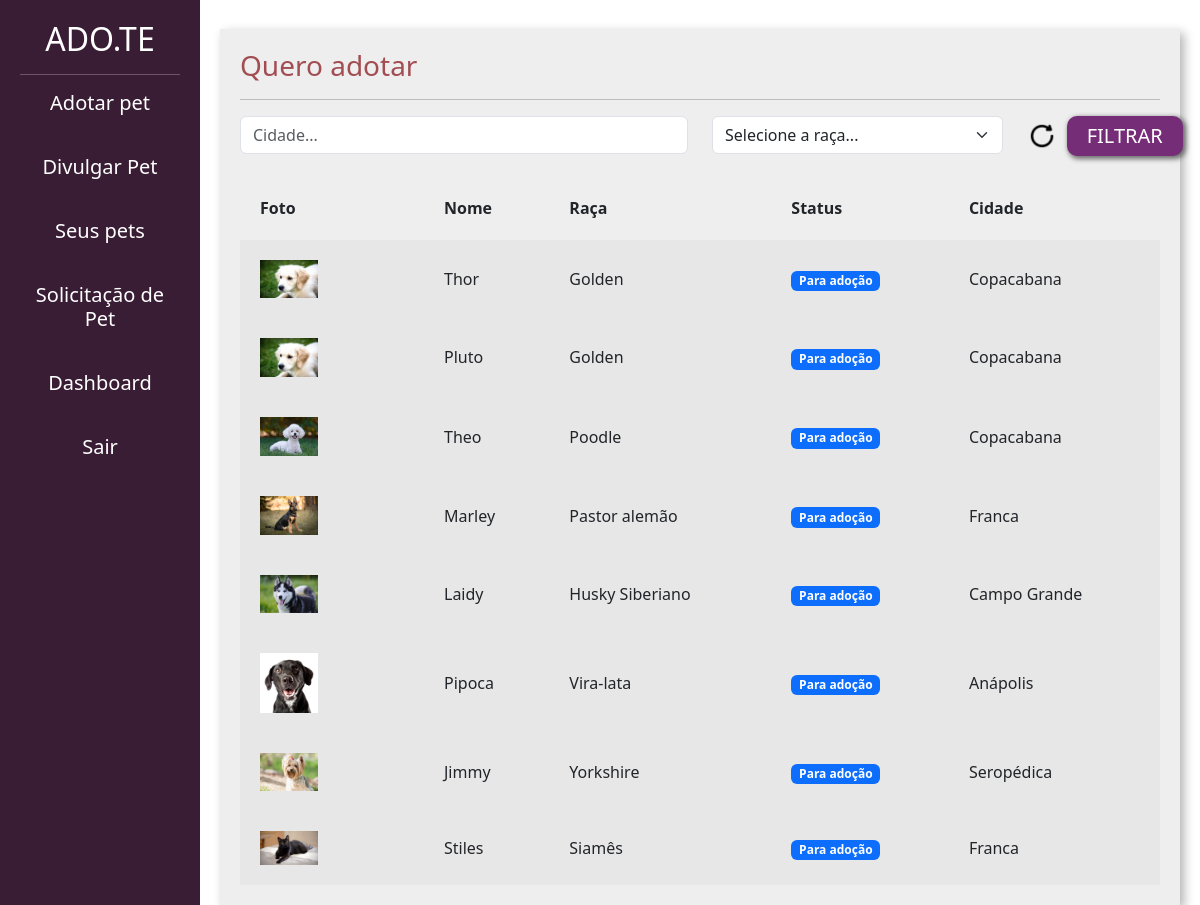
Page /adotar/ (signed in) on the committed database.
### divulgar/models.py (models this page shows, shortened)
class Pet(models.Model):
    foto = models.ImageField(upload_to='fotos_pets')
    choices_status = (('P', 'Para adoção'), ('A', 'Adotado'))
    usuario = models.ForeignKey(User, on_delete=models.DO_NOTHING)
    nome = models.CharField(max_length=100)
    descricao = models.TextField()
    estado = models.CharField(max_length=50)
    cidade = models.CharField(max_length=50)
    telefone = models.CharField(max_length=14)
    tags = models.ManyToManyField(Tag)
    raca = models.ForeignKey(Raca, on_delete=models.DO_NOTHING)
    status = models.CharField(max_length=1,choices=choices_status, default='P')

class Raca(models.Model):
    raca = models.CharField(max_length=50)
    def __str__(self):
        return self.raca

### adotar/views.py (the view)
# urls.py: path('', views.listar_pets, name='listar_pets'),
@login_required
def listar_pets(request):
    if request.method == 'GET':
        pets = Pet.objects.filter(status='P')
        racas = Raca.objects.all()
        cidade = request.GET.get('cidade')
        raca_filter = request.GET.get('raca')
        if cidade:
            pets = pets.filter(cidade__icontains=cidade)
        if raca_filter:
            pets = pets.filter(raca__id=raca_filter)
            raca_filter = Raca.objects.get(id=raca_filter)
        else:
            raca_filter = request.GET.get('raca')
        return render(request, 'listar_pets.html', {'pets': pets, 'racas': racas, 'cidade': cidade, 'raca_filter':raca_filter})

### adotar/templates/listar_pets.html (shortened to what this page needs)
{% load static %}
<!doctype html>
<html lang="pt-BR">
    <head>
    <link href="https://cdn.jsdelivr.net/npm/bootstrap@5.3.0-alpha1/dist/css/bootstrap.min.css" rel="stylesheet">
    <link href="{% static 'usuarios/css/cadastro.css' %}" rel="stylesheet">
    <link href="{% static 'divulgar/css/novo_pet.css' %}" rel="stylesheet">
    <link href="{% static 'divulgar/css/seus_pet.css' %}" rel="stylesheet">
    <link href="{% static 'adotar/css/listar_pets.css' %}" rel="stylesheet">
    </head>
    <body>
        <div class="container-fluid">
            <div class="row">
                <div style='height: auto;' class="col-md-2 bg-side sidebar">
                    <h2>ADO.TE</h2>
                    <hr>
                    <h5><a class="navegação" href="/adotar/">Adotar pet</a><h5/><br>
                        <h5><a class="navegação" href="/divulgar/novo_pet/">Divulgar Pet</a><h5/><br>
                        <h5><a class="navegação" href="/divulgar/seus_pets/">Seus pets</a><h5/><br>
                        <h5><a class="navegação" href="/divulgar/ver_pedido_adocao/">Solicitação de Pet</a><h5/><br>
                        <h5><a class="navegação" href="/divulgar/dashboard/">Dashboard</a><h5/><br>
                        <h5><a class="navegação" href="/auth/sair/">Sair</a><h5/>
                </div>
                <div class="col-md">
                    <div class="wrapper">
                        <div class="box width80">
                            <h3 class="font-vinho">Quero adotar</h3>
                            <hr>
                            <form action="{% url 'listar_pets'%}" method="GET">
                                <div class="row">
                                    <div class="col-md-6">
                                        <input type="text" placeholder="Cidade..." value="{%if cidade%}{{cidade}}{%endif%}" name="cidade" class="form-control">
                                    </div>
                                    <div class="col-md-4">
                                        <select class="form-select" name="raca">
                                        <option value="">Selecione a raça...</option>
                                        </select>
                                    </div>
                                    <div style="display: flex;" class="col-md-2">
                                        <a href="/adotar/"><img title="Desfazer filtro" style="width: 30px; display: flex; margin-top: 5px" src="{% static 'divulgar/img/redefinir.png'%}" alt="botão de redefinir o filtro"></a>
                                        <input style="margin-left: 10px" type="submit" class="btn-custom-secondary" value="FILTRAR">
                                    </div>
                                </div>
                            </form>
                             <table class="tabela" cellpadding="20">
                                <tr>
                                    <th>Foto</th>
                                    <th>Nome</th>
                                    <th>Raça</th>
                                    <th>Status</th>
                                    <th>Cidade</th>
                                </tr>
                                {% for pet in pets%}
                                    <tr class="tabela-linha">
                                        <td width="20%">
                                            <a href="{% url 'ver_pet' pet.id %}"><img width="40%" src="{{pet.foto.url}}"></a>
                                        </td>
                                        <td>
                                            {{pet.nome}}
                                        </td>
                                        <td>
                                            {{pet.raca}}
                                        </td>
                                        <td>
                                            {% if pet.status == "P" %}
                                                <span class="badge text-bg-primary">Para adoção</span>
                                            {% elif pet.status == "A" %}
                                                <span class="badge text-bg-success">Adotado</span>
                                            {% endif%}
                                        </td>
                                        <td>
                                            {{pet.cidade}}
                                        </td>
                                    </tr>
                                {% endfor %}
                            </table>
                        </div>
                    </div>
                </div>
            </div>
        </div>
    </body>
</html>

### templates/static/usuarios/css/cadastro.css (style rules this page uses)
.bg-side { background-color: #391D34; color: white; height: 100vh; }

### templates/static/divulgar/css/novo_pet.css (style rules this page uses)
.sidebar { text-align: center; padding: 20px; }
.wrapper { margin-top: 3%; display: flex; flex-direction: row; justify-content: center; align-items: center; }
.box { padding:20px; width: 50vw; background: rgb(238, 238, 238); box-shadow: 4px 4px 10px rgba(0,0,0,.3); }
.font-vinho { color: #A24D52; }
.navegação { display: flex; justify-content: center; align-items: center; text-decoration: none; color: white; }

### templates/static/divulgar/css/seus_pet.css (style rules this page uses)
.width80 { width: 80vw; }
.tabela { width: 100%; margin-top: 20px; }
.tabela-linha { background-color: #e8e7e7; }
.navegação { display: flex; justify-content: center; align-items: center; text-decoration: none; color: white; }

### templates/static/adotar/css/listar_pets.css (style rules this page uses)
.btn-custom-secondary { background-color: #762D77; border: none; box-shadow: 2px 2px 5px 1px rgb(108, 108, 108); color: white; font-size: 20px; padding: 5px 20px 5px 20px; border-radius: 10px; }
.navegação { display: flex; justify-content: center; align-items: center; text-decoration: none; color: white; }

### rows in the picture
Pet: foto (picture), nome "Thor", raca "Golden", status "Para adoção", cidade "Copacabana"
Pet: foto (picture), nome "Pluto", raca "Golden", status "Para adoção", cidade "Copacabana"
Pet: foto (picture), nome "Theo", raca "Poodle", status "Para adoção", cidade "Copacabana"
Pet: foto (picture), nome "Marley", raca "Pastor alemão", status "Para adoção", cidade "Franca"
Pet: foto (picture), nome "Laidy", raca "Husky Siberiano", status "Para adoção", cidade "Campo Grande"
Pet: foto (picture), nome "Pipoca", raca "Vira-lata", status "Para adoção", cidade "Anápolis"
Pet: foto (picture), nome "Jimmy", raca "Yorkshire", status "Para adoção", cidade "Seropédica"
Pet: foto (picture), nome "Stiles", raca "Siamês", status "Para adoção", cidade "Franca"
